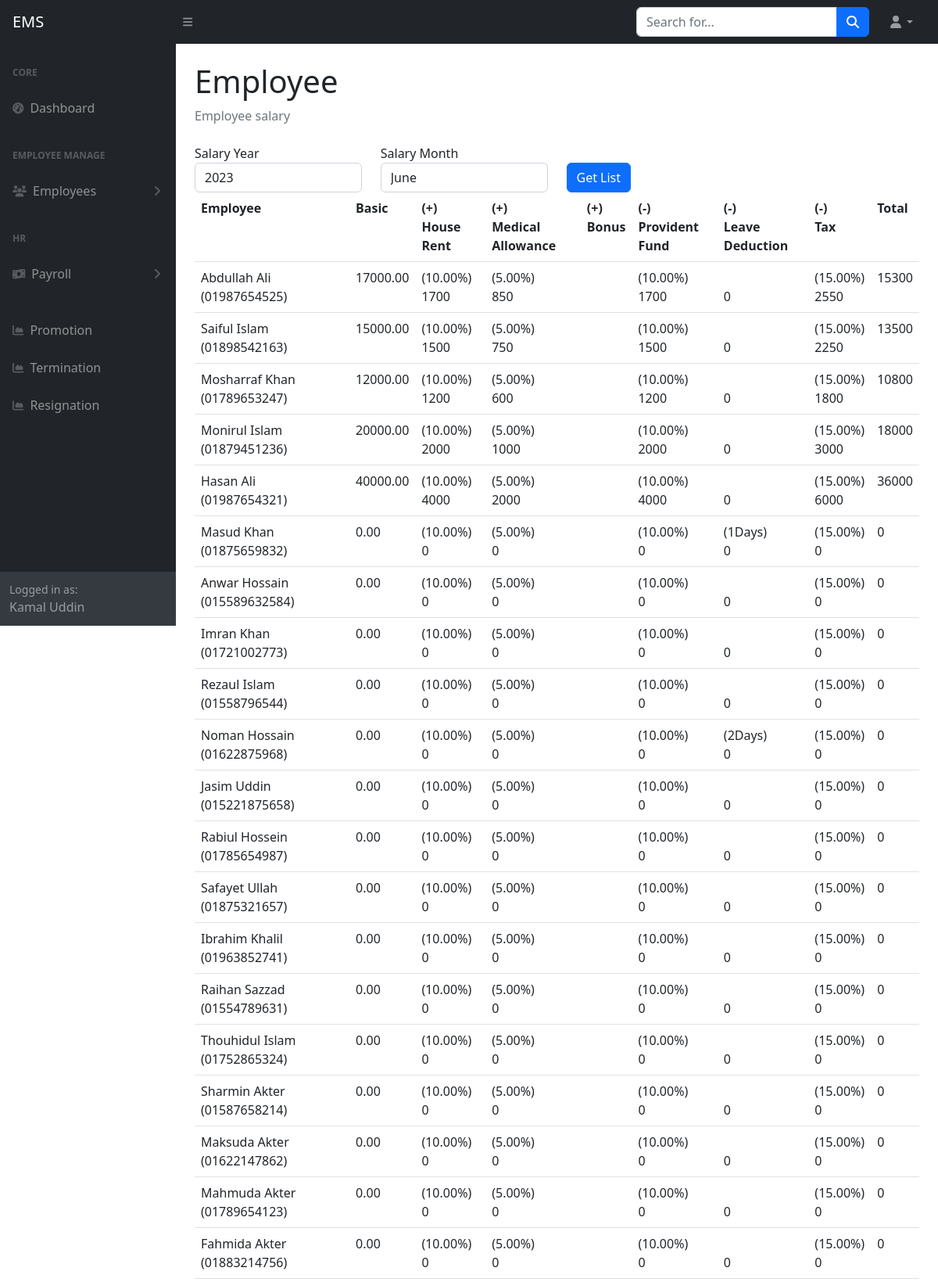
/employee_salary_show.php (signed in, upper part), run on the app's committed database.
### tables this page shows
CREATE TABLE `tbl_employees` (
  `id` int(50) NOT NULL,
  `first_name` varchar(255) NOT NULL,
  `last_name` varchar(255) NOT NULL,
  `email` varchar(255) NOT NULL,
  `phone` varchar(15) DEFAULT NULL,
  `employee_id` varchar(255) DEFAULT NULL,
  `department_id` int(11) DEFAULT NULL,
  `designation_id` int(11) DEFAULT NULL,
  `joining_date` date DEFAULT NULL,
  `yearly_leave` int(11) NOT NULL,
  `image` varchar(255) DEFAULT NULL,
  `basic_salary` decimal(10,2) NOT NULL,
  `created_at` datetime DEFAULT NULL,
  `created_by` varchar(255) DEFAULT NULL,
  `updated_at` datetime DEFAULT NULL,
  `updated_by` varchar(255) DEFAULT NULL,
  `deleted_at` datetime DEFAULT NULL
);

CREATE TABLE `tbl_designations` (
  `id` int(11) NOT NULL,
  `designation` varchar(255) NOT NULL,
  `house_rent` double(8,2) DEFAULT NULL,
  `medical_allowance` decimal(10,2) DEFAULT NULL,
  `pf` decimal(10,2) DEFAULT NULL,
  `tax` decimal(10,2) DEFAULT NULL,
  `bonus` decimal(10,2) DEFAULT NULL,
  `created_at` datetime NOT NULL,
  `created_by` varchar(255) NOT NULL,
  `updated_at` datetime NOT NULL,
  `updated_by` varchar(255) NOT NULL,
  `deleted_at` datetime DEFAULT NULL
);

### include/settings.php (called while the page is built, shortened)
<?php
    require_once('class/crud.php');
    $mysqli=new crud;
?>

### class/crud.php (called while the page is built, shortened)
<?php
    class crud{
        private $host='localhost';
        private $user='root';
        private $password='';
        private $database='employee';
        private $connection;
        public function __construct(){
            $this->connection=new mysqli($this->host,$this->user,$this->password,$this->database);
        }
        public function common_select_query($sql){
            $result=array();
            $error=false;
            $rs=$this->connection->query($sql);
            if($rs){
                if($rs->num_rows > 0){
                    while($r=$rs->fetch_object()){
                        array_push($result,$r);
                    }
                }
            }else{
                $error=$this->connection->error;
            }
            $return = array('data'=>$result,'error'=>$error);
            return $return;
        }
    }
?>

### employee_salary_show.php (the view, shortened to what this page needs)
<?php require_once('include/header.php') ?>
<?php require_once('include/sidebar.php') ?>
<div class="container-fluid px-4">
    <h1 class="mt-4">Employee</h1>
    <ol class="breadcrumb mb-4">
        <li class="breadcrumb-item active">Employee salary</li>
    </ol>
    <?php
        $year=$_GET['s_year']??date('Y');
        $month=$_GET['s_month']??date('m');
        $bonus_act=$_GET['bonus']??0;
    ?>
    <form action="" method="get">
        <div class="row">
            <div class="col-sm-3">
                <div class="form-group">
                    <label for="">Salary Year</label>
                    <select class="form-control" name="s_year">
                        <?php for($i=2022; $i <= date('Y'); $i++){ ?>
                        <option value="<?= $i ?>" <?= $year==$i?"selected":"" ?>><?= $i ?></option>
                        <?php } ?>
                    </select>
                </div>
            </div>
            <div class="col-sm-3">
                <div class="form-group">
                    <label for="">Salary Month</label>
                    <select class="form-control" name="s_month">
                        <?php for($i=1; $i <= 12; $i++){ ?>
                        <option value="<?= $i ?>" <?= $month==$i?"selected":"" ?>><?= date('F', mktime(0, 0, 0, $i, 10)); ?></option>
                        <?php } ?>
                    </select>
                </div>
            </div>
            <div class="col-sm-3">
                <div class="form-group"><br>
                    <button class="btn btn-primary" type="submit">Get List</button>
                </div>
            </div>
        </div>
    </form>
    <form method="post" action="">
        <div class="row">
            <div class="col-sm-12">
                <div class="table-responsive">
                    <table class="table">
                        <tr>
                            <th>Employee</th>
                            <th>Basic</th>
                            <th>(+)<br>  House Rent</th>
                            <th>(+)<br>  Medical  Allowance</th>
                            <th>(+)<br>  Bonus</th>
                            <th>(-)<br>  Provident Fund</th>
                            <th>(-)<br> Leave Deduction</th>
                            <th>(-)<br>  Tax</th>
                            <th>Total</th>
                        </tr>
                        <tbody>
                            <?php
                                $data=$mysqli->common_select_query("SELECT tbl_employees.id,
                                    (select count(*) from tbl_attendance where
                                     tbl_attendance.employee_id=tbl_employees.id
                                      and tbl_attendance.att_status=0
                                       and month(tbl_attendance.att_date)=$month
                                       and year(tbl_attendance.att_date)=$year
                                       ) as absent,
                                 tbl_employees.first_name, tbl_employees.last_name, tbl_employees.phone, tbl_employees.basic_salary,tbl_employees.yearly_leave, tbl_designations.house_rent,
                                tbl_designations.medical_allowance,tbl_designations.designation,tbl_designations.pf,tbl_designations.bonus,
                                tbl_designations.tax FROM `tbl_employees`
                                join tbl_designations on tbl_designations.id=tbl_employees.designation_id
                                WHERE tbl_employees.deleted_at is null");
                                if(!$data['error']){
                                    foreach($data['data'] as $dt){
                                        $house_rent=($dt->basic_salary*($dt->house_rent/100));
                                        $medical_allowance=($dt->basic_salary*($dt->medical_allowance/100));
                                        $bonus=$bonus_act?($dt->basic_salary*($dt->bonus/100)):0;
                                        $pf=($dt->basic_salary*($dt->pf/100));
                                        $tax=($dt->basic_salary*($dt->tax/100));
                                        $per_month_leave_allowed=ceil($dt->yearly_leave/12);
                                        $leav_d=0;
                                        $leav="";
                                        if($dt->absent > $per_month_leave_allowed){
                                            $leav=($dt->absent - $per_month_leave_allowed);
                                            $leav_d=round($leav * ($dt->basic_salary / 30));
                                        }
                            ?>
                            <tr>
                                <td>
                                    <?= $dt->first_name ?> <?= $dt->last_name ?> (<?= $dt->phone ?>)
                                </td>
                                <td>
                                    <?= $dt->basic_salary ?>
                                </td>
                                <td>
                                    (<?= $dt->house_rent ?>%) <br> <?= $house_rent ?>
                                </td>
                                <td>
                                    (<?= $dt->medical_allowance ?>%) <br> <?= $medical_allowance ?>
                                </td>
                                <td>
                                </td>
                                <td>
                                    (<?= $dt->pf ?>%) <br> <?= $pf ?>
                                </td>
                                <td>
                                    <?php if($leav){ ?>(<?= $leav ?>Days)<?php } ?> <br> <?= $leav_d ?>
                                </td>
                                <td>
                                    (<?= $dt->tax ?>%) <br> <?= $tax ?>
                                </td>
                                <td>
                                    <?= ($dt->basic_salary+$house_rent+$medical_allowance+$bonus)-($pf+$tax) ?>
                                </td>
                            </tr>
                            <?php } } ?>
                        </tbody>
                    </table>
                </div>
            </div>
        </div>
    </form>
</div>
<?php require_once('include/footer.php') ?>

### data on the page
tbl_employees: first_name "Abdullah", last_name "Ali", phone "01987654525", basic_salary "17000.00", designation.house_rent "10.00", basic_salary.house_rent "1700", designation.medical_allowance "5.00", basic_salary.medical_allowance "850", designation.pf "10.00", basic_salary.pf "1700", leav_d "0", designation.tax "15.00", basic_salary.tax "2550", basic_salary.tax "15300"
tbl_employees: first_name "Saiful", last_name "Islam", phone "01898542163", basic_salary "15000.00", designation.house_rent "10.00", basic_salary.house_rent "1500", designation.medical_allowance "5.00", basic_salary.medical_allowance "750", designation.pf "10.00", basic_salary.pf "1500", leav_d "0", designation.tax "15.00", basic_salary.tax "2250", basic_salary.tax "13500"
tbl_employees: first_name "Mosharraf", last_name "Khan", phone "01789653247", basic_salary "12000.00", designation.house_rent "10.00", basic_salary.house_rent "1200", designation.medical_allowance "5.00", basic_salary.medical_allowance "600", designation.pf "10.00", basic_salary.pf "1200", leav_d "0", designation.tax "15.00", basic_salary.tax "1800", basic_salary.tax "10800"
tbl_employees: first_name "Monirul", last_name "Islam", phone "01879451236", basic_salary "20000.00", designation.house_rent "10.00", basic_salary.house_rent "2000", designation.medical_allowance "5.00", basic_salary.medical_allowance "1000", designation.pf "10.00", basic_salary.pf "2000", leav_d "0", designation.tax "15.00", basic_salary.tax "3000", basic_salary.tax "18000"
tbl_employees: first_name "Hasan", last_name "Ali", phone "01987654321", basic_salary "40000.00", designation.house_rent "10.00", basic_salary.house_rent "4000", designation.medical_allowance "5.00", basic_salary.medical_allowance "2000", designation.pf "10.00", basic_salary.pf "4000", leav_d "0", designation.tax "15.00", basic_salary.tax "6000", basic_salary.tax "36000"
tbl_employees: first_name "Masud", last_name "Khan", phone "01875659832", basic_salary "0.00", designation.house_rent "10.00", basic_salary.house_rent "0", designation.medical_allowance "5.00", basic_salary.medical_allowance "0", designation.pf "10.00", basic_salary.pf "0", leav "1", leav_d "0", designation.tax "15.00", basic_salary.tax "0"
tbl_employees: first_name "Anwar", last_name "Hossain", phone "015589632584", basic_salary "0.00", designation.house_rent "10.00", basic_salary.house_rent "0", designation.medical_allowance "5.00", basic_salary.medical_allowance "0", designation.pf "10.00", basic_salary.pf "0", leav_d "0", designation.tax "15.00", basic_salary.tax "0"
tbl_employees: first_name "Imran", last_name "Khan", phone "01721002773", basic_salary "0.00", designation.house_rent "10.00", basic_salary.house_rent "0", designation.medical_allowance "5.00", basic_salary.medical_allowance "0", designation.pf "10.00", basic_salary.pf "0", leav_d "0", designation.tax "15.00", basic_salary.tax "0"
tbl_employees: first_name "Rezaul", last_name "Islam", phone "01558796544", basic_salary "0.00", designation.house_rent "10.00", basic_salary.house_rent "0", designation.medical_allowance "5.00", basic_salary.medical_allowance "0", designation.pf "10.00", basic_salary.pf "0", leav_d "0", designation.tax "15.00", basic_salary.tax "0"
tbl_employees: first_name "Noman", last_name "Hossain", phone "01622875968", basic_salary "0.00", designation.house_rent "10.00", basic_salary.house_rent "0", designation.medical_allowance "5.00", basic_salary.medical_allowance "0", designation.pf "10.00", basic_salary.pf "0", leav "2", leav_d "0", designation.tax "15.00", basic_salary.tax "0"
tbl_employees: first_name "Jasim", last_name "Uddin", phone "015221875658", basic_salary "0.00", designation.house_rent "10.00", basic_salary.house_rent "0", designation.medical_allowance "5.00", basic_salary.medical_allowance "0", designation.pf "10.00", basic_salary.pf "0", leav_d "0", designation.tax "15.00", basic_salary.tax "0"
tbl_employees: first_name "Rabiul", last_name "Hossein", phone "01785654987", basic_salary "0.00", designation.house_rent "10.00", basic_salary.house_rent "0", designation.medical_allowance "5.00", basic_salary.medical_allowance "0", designation.pf "10.00", basic_salary.pf "0", leav_d "0", designation.tax "15.00", basic_salary.tax "0"
tbl_employees: first_name "Safayet", last_name "Ullah", phone "01875321657", basic_salary "0.00", designation.house_rent "10.00", basic_salary.house_rent "0", designation.medical_allowance "5.00", basic_salary.medical_allowance "0", designation.pf "10.00", basic_salary.pf "0", leav_d "0", designation.tax "15.00", basic_salary.tax "0"
tbl_employees: first_name "Ibrahim", last_name "Khalil", phone "01963852741", basic_salary "0.00", designation.house_rent "10.00", basic_salary.house_rent "0", designation.medical_allowance "5.00", basic_salary.medical_allowance "0", designation.pf "10.00", basic_salary.pf "0", leav_d "0", designation.tax "15.00", basic_salary.tax "0"
tbl_employees: first_name "Raihan", last_name "Sazzad", phone "01554789631", basic_salary "0.00", designation.house_rent "10.00", basic_salary.house_rent "0", designation.medical_allowance "5.00", basic_salary.medical_allowance "0", designation.pf "10.00", basic_salary.pf "0", leav_d "0", designation.tax "15.00", basic_salary.tax "0"
tbl_employees: first_name "Thouhidul", last_name "Islam", phone "01752865324", basic_salary "0.00", designation.house_rent "10.00", basic_salary.house_rent "0", designation.medical_allowance "5.00", basic_salary.medical_allowance "0", designation.pf "10.00", basic_salary.pf "0", leav_d "0", designation.tax "15.00", basic_salary.tax "0"
tbl_employees: first_name "Sharmin", last_name "Akter", phone "01587658214", basic_salary "0.00", designation.house_rent "10.00", basic_salary.house_rent "0", designation.medical_allowance "5.00", basic_salary.medical_allowance "0", designation.pf "10.00", basic_salary.pf "0", leav_d "0", designation.tax "15.00", basic_salary.tax "0"
tbl_employees: first_name "Maksuda", last_name "Akter", phone "01622147862", basic_salary "0.00", designation.house_rent "10.00", basic_salary.house_rent "0", designation.medical_allowance "5.00", basic_salary.medical_allowance "0", designation.pf "10.00", basic_salary.pf "0", leav_d "0", designation.tax "15.00", basic_salary.tax "0"
tbl_employees: first_name "Mahmuda", last_name "Akter", phone "01789654123", basic_salary "0.00", designation.house_rent "10.00", basic_salary.house_rent "0", designation.medical_allowance "5.00", basic_salary.medical_allowance "0", designation.pf "10.00", basic_salary.pf "0", leav_d "0", designation.tax "15.00", basic_salary.tax "0"
tbl_employees: first_name "Fahmida", last_name "Akter", phone "01883214756", basic_salary "0.00", designation.house_rent "10.00", basic_salary.house_rent "0", designation.medical_allowance "5.00", basic_salary.medical_allowance "0", designation.pf "10.00", basic_salary.pf "0", leav_d "0", designation.tax "15.00", basic_salary.tax "0"

### other printed values
$_SESSION['username'] "Kamal Uddin"
form field s_year "2023"
form field s_month "June"
